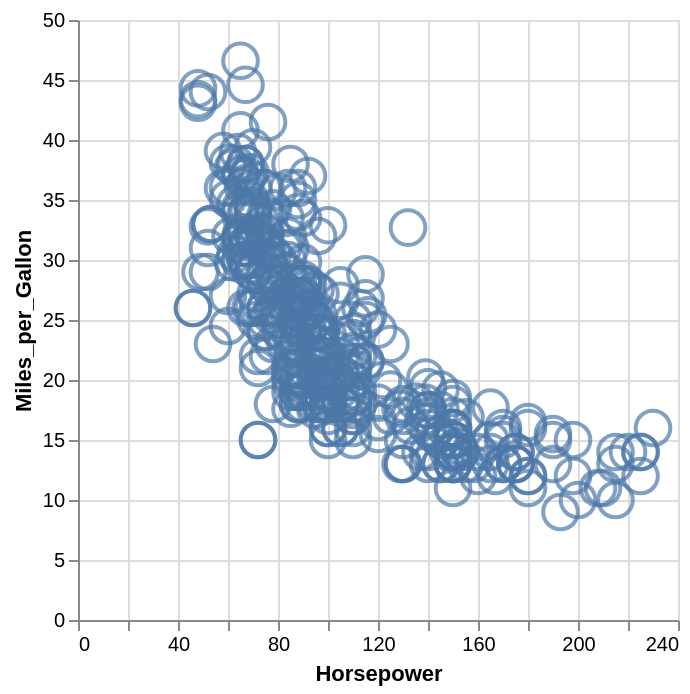

Describe this chart as a Vega-Lite specification.
### Vega-Lite specification from a JSON file in a GitHub repository (floating-point values rounded to 4 significant figures; data arrays with more than 128 entries replaced by an {"elided": "..."} marker saying what was removed)
{"$schema": "https://vega.github.io/schema/vega-lite/v4.json", "description": "Select multiple points with the shift key.", "data": {"values": {"elided": "406 records"}}, "selection": {"paintbrush": {"type": "multi", "on": "mouseover", "nearest": true}}, "mark": "point", "encoding": {"x": {"field": "Horsepower", "type": "quantitative"}, "y": {"field": "Miles_per_Gallon", "type": "quantitative"}, "size": {"condition": {"selection": "paintbrush", "value": 300}, "value": 50}}}
